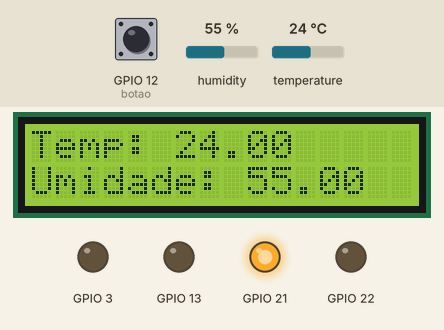
The sketch below on a simulated ESP32. Shown: 16×2 character LCD, output pins drawn as LEDs (lit = HIGH). The inputs (shaded band) are chosen by the test bench; at power-on: temperature 24 °C, humidity 55 %, GPIO 12 (botao) HIGH. WiFi joins after 1.5 s; servers stay silent unless stated; what the sketch prints to the serial monitor is not drawn.

Above: at 2.7 s.
2.8 s: temperature set to 26 °C
At 5.1 s:
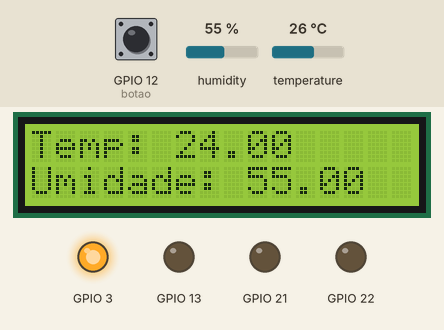
5.5 s: humidity set to 22 %
At 6.6 s:
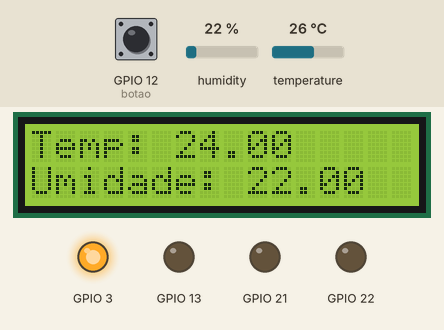
8.2 s: temperature set to 12 °C
At 10.9 s:
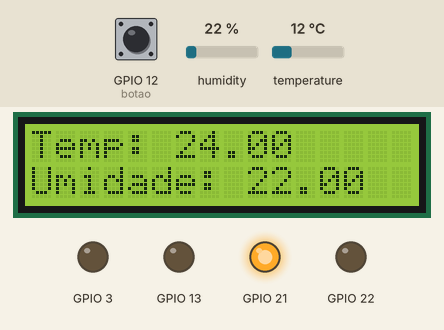
11.3 s: temperature set to 28 °C
At 12.4 s:
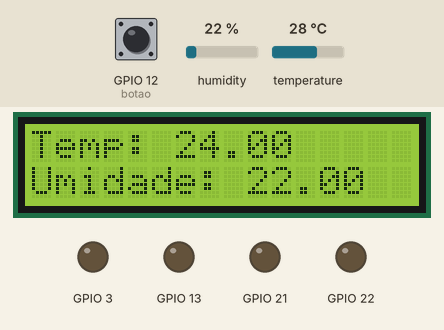
14.0 s: temperature set to 19 °C
At 16.6 s:
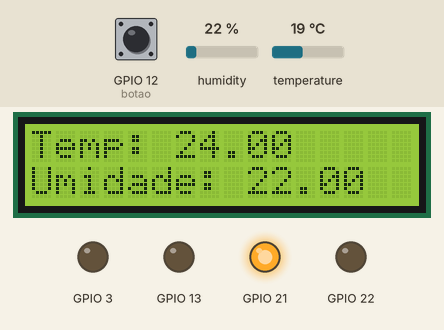
17.4 s: temperature set to 33 °C
At 32.3 s:
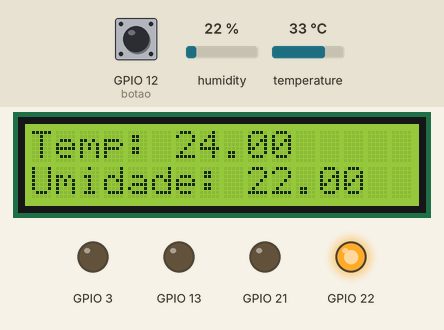
Timing chart, 0 to 64.3 s (numbered marks = the images above; inputs shaded):
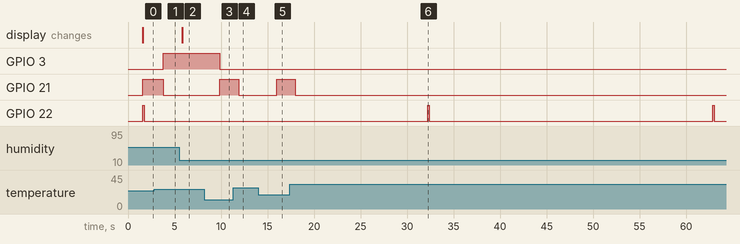

Measured:
- after the input at 2.8 s, GPIO 3: LOW → HIGH after 0.98 s; GPIO 21: HIGH → LOW after 0.98 s
- after the input at 5.5 s, the display: changes after 0.31 s (image 2)
- after the input at 8.2 s, GPIO 3: HIGH → LOW after 1.7 s; GPIO 21: LOW → HIGH after 1.7 s
- after the input at 11.3 s, GPIO 21: HIGH → LOW after 0.60 s
- after the input at 14.0 s, GPIO 21: LOW → HIGH after 2.0 s
- after the input at 17.4 s, GPIO 21: HIGH → LOW after 0.60 s
- by itself, GPIO 22: alternates HIGH for 0.15 s and LOW for 30.5 s

The sketch:

Firebase_DHT.ino
```cpp
//---------------------------------------------------------------------------------------------------------------

// BIBLIOTECAS
#include <DHT.h>
#include <WiFi.h>
#include <FirebaseESP32.h>
#include <LiquidCrystal.h>


// WIFI
#define WIFI_SSID "Vivo-Internet-BF17"
#define WIFI_PASSWORD "78814222"


// FIREBASE
#define FIREBASE_HOST "https://dht-allan-default-rtdb.firebaseio.com/"
#define FIREBASE_AUTH "An5vDHmJpsG5H8Id9CchorIbrJQcrpK5M8tQg4Lz"
FirebaseData firebaseData;
FirebaseJson json;


// LCD
LiquidCrystal lcd(19, 23, 18, 17, 16, 15);


// DHT
#define DHTPIN 4
#define DHTTYPE DHT11
DHT dht(DHTPIN, DHTTYPE);


// VARIAVEIS
int timer=0;
float temperatura=0;
float umidade=0;
int botao = 12;

//---------------------------------------------------------------------------------------------------------------

void setup() {

  // INICIANDO SERIAL
  Serial.begin(9600);

  pinMode(botao, INPUT_PULLUP);

  // INICIANDO LCD
  lcd.begin(16, 2);

  // INICIANDO LEDS
  pinMode(21, OUTPUT);
  pinMode(03, OUTPUT);
  pinMode(13, OUTPUT);
  pinMode(22, OUTPUT);


  // INICIANDO DHT
  dht.begin();


  // INICIANDO CONEXAO FIREBASE
  Firebase.begin(FIREBASE_HOST, FIREBASE_AUTH);
  Firebase.reconnectWiFi(true);
  Firebase.setReadTimeout(firebaseData, 1000*60);
  Firebase.setwriteSizeLimit(firebaseData, "tiny");


  // CONECTANDO A WIFI
WiFi.begin(WIFI_SSID,WIFI_PASSWORD);

  while(WiFi.status() != WL_CONNECTED){
    Serial.print(".");
    delay(300);
  }
  Serial.print("\nConnected with IP: ");
  Serial.println(WiFi.localIP());


}


//---------------------------------------------------------------------------------------------------------------

void loop() {

  /*
  // TESTE
  digitalWrite(21, HIGH);
  digitalWrite(03, HIGH);
  digitalWrite(13, HIGH);
  digitalWrite(22, HIGH);
  delay(1000);
  digitalWrite(21, LOW);
  digitalWrite(03, LOW);
  digitalWrite(13, LOW);
  digitalWrite(22, LOW);
  */

  // LEITURA DE DADOS
  temperatura=dht.readTemperature();
  umidade=dht.readHumidity();


  // IMPRIMIR DADOS LIDOS
  lcd.print("Temp: ");
  lcd.print(temperatura);
  lcd.print("      ");
  lcd.setCursor(0,2);
  lcd.print("Umidade: ");
  lcd.print(umidade);
  lcd.print("      ");


  // LEDS DE TEMPERATURA
  if(temperatura<=25){
    digitalWrite(21, HIGH);
    digitalWrite(03, LOW);
    digitalWrite(01, LOW);
  }else if(temperatura<27){
    digitalWrite(21, LOW);
    digitalWrite(03, HIGH);
    digitalWrite(01, LOW);
  }else{
    digitalWrite(21, LOW);
    digitalWrite(03, LOW);
    digitalWrite(01, HIGH);
  }

  // ENVIO DE DADOS AO FIREBASE
  if((timer%30==0) && (digitalRead(botao) != LOW)){

    Serial.print("Enviando");
    Serial.print("");

    json.set("/Temperatura",temperatura);
    json.set("/Umidade", umidade);

    digitalWrite(22, HIGH);
    Firebase.updateNode(firebaseData, "/Sensor", json);
    Serial.print("enviado");
    Serial.print("");
  }
  digitalWrite(22, LOW);

  timer++;

  delay(1000);
}


//---------------------------------------------------------------------------------------------------------------
```
